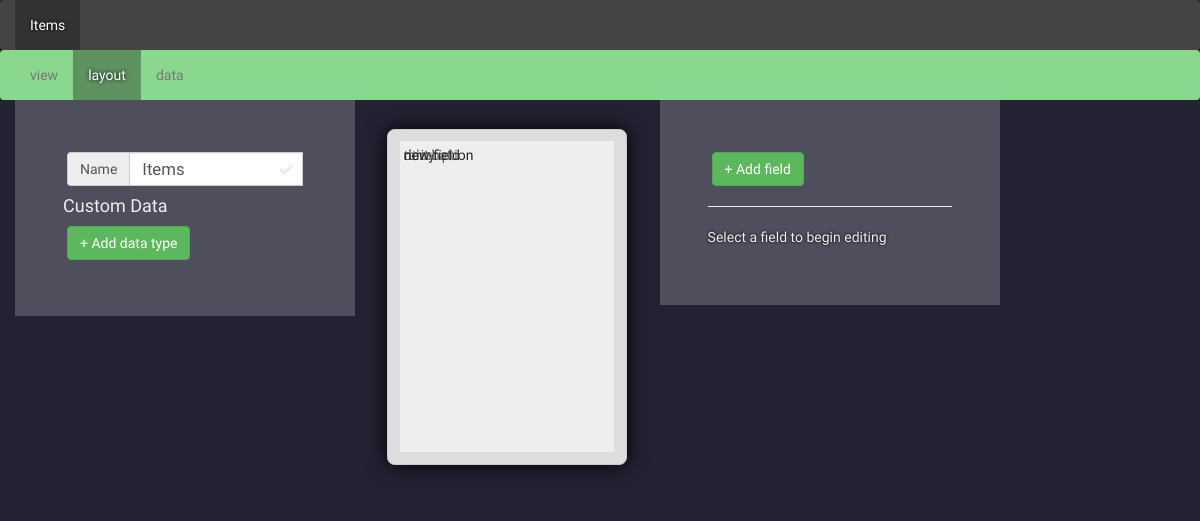
The page /type/1/layout on the database as committed earlier.
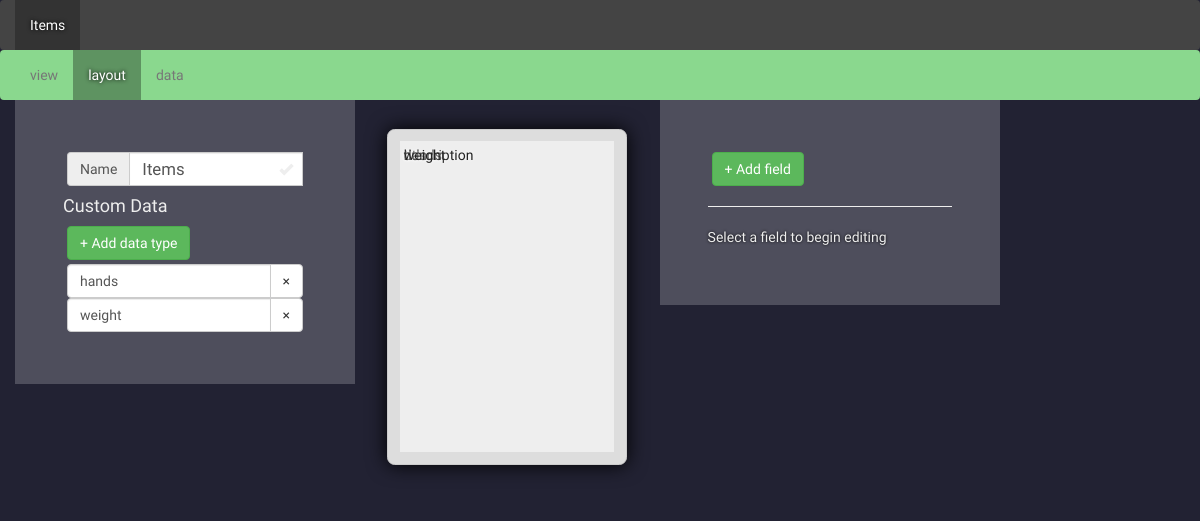
The same page on the database as committed later.
### cards/models.py (models this page shows, shortened)
class CardType(models.Model):
    name = models.CharField(max_length=255)
    width = models.DecimalField(default=2.5, max_digits=3, decimal_places=2)
    height = models.DecimalField(default=4.0, max_digits=3, decimal_places=2)
    project = models.ForeignKey(Project, on_delete=models.CASCADE)
    REASONABLE_MARGIN = 0.12
    def margin(self):
        return CardType.REASONABLE_MARGIN
    def inner_width(self):
        return float(self.width) - (CardType.REASONABLE_MARGIN * 2.2)
    def inner_height(self):
        return float(self.height) - (CardType.REASONABLE_MARGIN * 2.2)

class Field(models.Model):
    name = models.CharField(max_length=255)
    template = models.CharField(max_length=255, blank=True, default='')
    width = models.DecimalField("Width, percentage", default=1.0, max_digits=5, decimal_places=4)
    height = models.DecimalField("Distance from top, percentage", default=0.0, max_digits=5, decimal_places=4)
    is_bold = models.BooleanField(default=False)
    is_italic = models.BooleanField(default=False)
    font = models.ForeignKey(Font, related_name='+', blank=True, null=True, on_delete=models.SET_NULL)
    font_size = models.DecimalField("Font-size, percentage", default=100, max_digits=3, decimal_places=0)
    alignment = models.CharField(default='left', choices=(
        ('left', 'Left'),
        ('center', 'Centre'),
        ('right', 'Right'),
    ), max_length=16)
    card_type = models.ForeignKey(CardType, on_delete=models.CASCADE)
    def css(self):
        if not self.font:
            font = Font.objects.get(name='Arial')
        else:
            font = self.font
        return 'width:{}%; top:{}%; text-align:{}; font-weight:{}; font-style:{}; font-family:{}; font-size:{}%;'.format(
            self.width * 100,
            self.height * 100,
            self.alignment,
            'bold' if self.is_bold else 'normal',
            'italic' if self.is_italic else 'normal',
            font.css(),
            self.font_size,
        )

class CardTypeData(models.Model):
    name = models.CharField(max_length=255)
    description = models.CharField(max_length=255, default='', blank=True)
    card_type = models.ForeignKey(CardType, on_delete=models.CASCADE)

### cards/views.py (the view)
# urls.py: url(r'^type/(?P<type_id>[0-9]+)/layout$', cardviews.layout),
def layout(request, type_id):
    card_type = get_object_or_404(CardType, pk=type_id)
    card_types = CardType.objects.all()
    return render(request, 'card-layout.html', {
        'view_name': 'layout',
        'card_types': card_types,
        'cardtype': card_type
    })

### cards/templates/card-layout.html (shortened to what this page needs)
{% extends 'core/default.html' %}
{% block content %}
<div class="controls controls-left">
    <div class="row">
        <div class="input-group">
            <span class="input-group-addon" id="cardtype-name-label">Name</span>
            <input type="text" placeholder="Name" aria-describedby="cardtype-name-label" class="cardtype-name form-control" data-id="{{ cardtype.pk }}" value="{{ cardtype.name }}"/>
        </div>
    </div>
    <h4>Custom Data</h4>
    <div class="row">
        <button class="btn btn-success" id="add-data">+ Add data type</button>
    </div>
    <div class="row" id="data-list">
        {% for data in cardtype.cardtypedata_set.all %}
            {% include 'partials/data-edit.html' %}
        {% endfor %}
    </div>
</div>
<div class="card-edit-list cardtype-{{ cardtype.name }}">
    <div class="card">
        <div class="inner-card">
        {% for field in cardtype.field_set.all %}
            {% include 'partials/field-span.html' %}
        {% endfor %}
        </div>
    </div>
</div>
<div class="controls">
    <div class="row">
        <button class="btn btn-success" id="add-field">+ Add field</button>
    </div>
    <hr/>
    <div id="field-edit">
        <p>Select a field to begin editing</p>
    </div>
</div>
{% endblock %}

### cards/templates/core/default.html (shortened to what this page needs)
<!DOCTYPE html>
<html lang="en">
<head>
    <link rel="stylesheet" href="https://maxcdn.bootstrapcdn.com/bootstrap/3.3.7/css/bootstrap.min.css">
    <link rel="stylesheet" href="https://ajax.googleapis.com/ajax/libs/jqueryui/1.12.1/themes/smoothness/jquery-ui.css">
    <link href="https://maxcdn.bootstrapcdn.com/font-awesome/4.7.0/css/font-awesome.min.css" rel="stylesheet"/>
    <link rel="stylesheet" href="/static/cards/cards.css"/>
</head>
<body>
    <nav class="navbar navbar-default cardtypes-nav">
      <div class="container-fluid">
        <div class="navbar-header">
          <ul class="nav navbar-nav">
            {% for type in card_types %}
                <li class="{% if type.name == cardtype.name %}active{% endif %}"><a href="/type/{{ type.id }}">{{ type.name }}</a></li>
            {% endfor %}
          </ul>
        </div>
      </div>
    </nav>
    {% if cardtype %}
    <nav class="navbar navbar-default card-nav">
      <div class="container-fluid">
        <div class="navbar-header">
          <ul class="nav navbar-nav">
            <li class="{% if view_name == "view" %}active{% endif %}"><a href="/type/{{ cardtype.id }}">view</a></li>
            <li class="{% if view_name == "layout" %}active{% endif %}"><a href="/type/{{ cardtype.id }}/layout">layout</a></li>
            <li class="{% if view_name == "data" %}active{% endif %}"><a href="/type/{{ cardtype.id }}/data">data</a></li>
          </ul>
        </div>
      </div>
    </nav>
    {% endif %}
    <div id="content" class="container-fluid">
        {% block content %}{% endblock %}
    </div>
</body>
</html>

### cards/templates/partials/data-edit.html
<div class="data-{{ data.name }}" id="data-{{ data.pk }}">
    <div class="input-group">
        <input type="text" placeholder="Name"  class="datatype-name form-control" data-id="{{ data.pk }}" value="{{ data.name }}"/>
        <span class="input-group-btn">
            <button class="btn btn-default remove-datatype" type="button">&times;</button>
        </span>
    </div>
</div>

### cards/templates/partials/field-span.html
<span class="field field-{{ field.name }} selectable-field"
  style="{{ field.css }}" data-id="{{ field.pk }}"
  id="field-{{ field.pk }}">{{ field.name }}</span>

Rows that differ between the two databases and show on the page:
removed Field: name "rarity"
removed Field: name "new-field"
added CardTypeData: name "hands"
added CardTypeData: name "weight"
changed Field: name "combat" → "hands"
added Field: name "weight"
